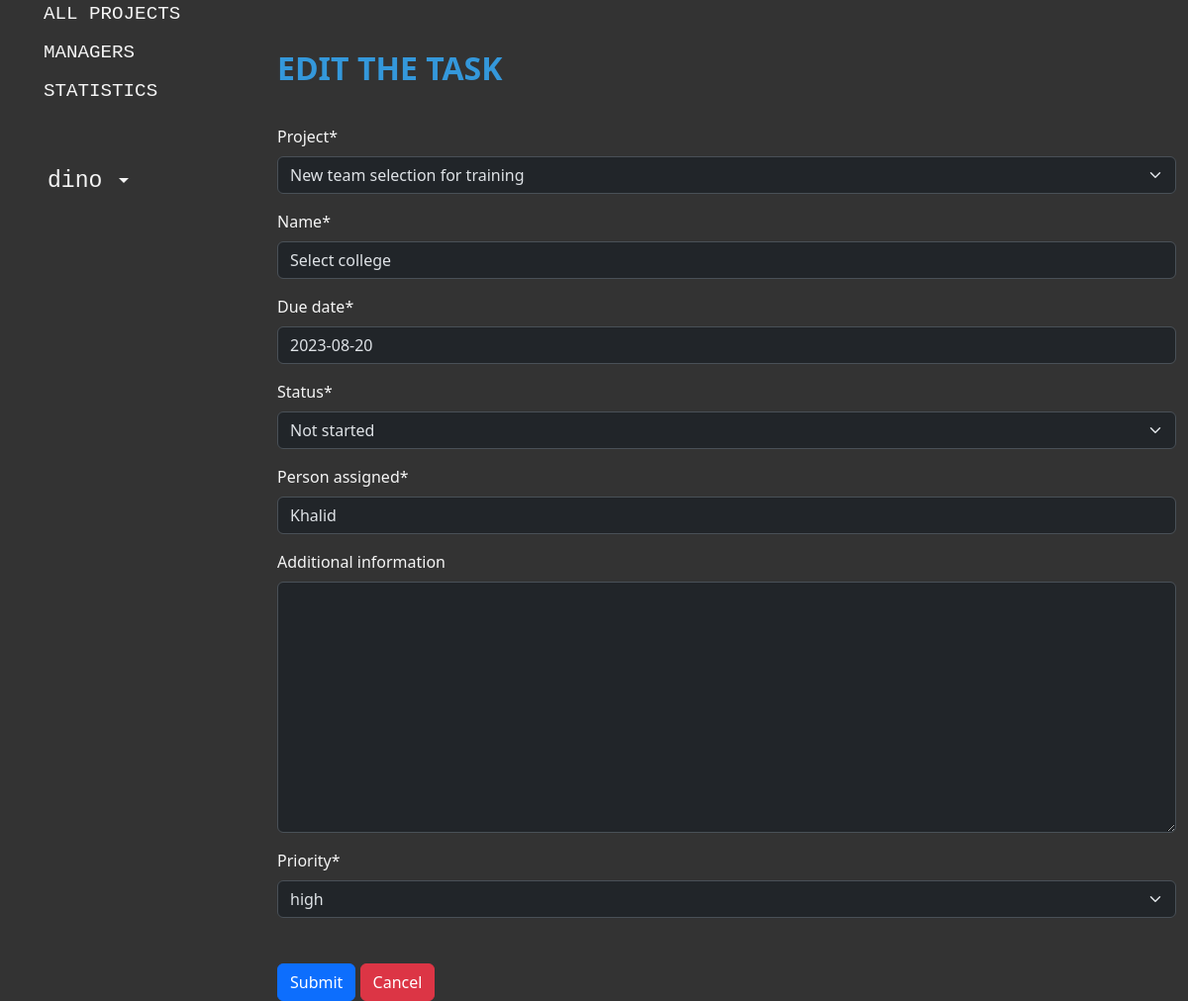
The page /project/67/tasks/67/update/ (signed in) on the database its author committed.
### projectmanagement_app/models.py (models this page shows, shortened)
class Task(models.Model):
    project = models.ForeignKey(Project, on_delete=models.CASCADE)
    name = models.CharField(max_length=100)
    due_date = models.DateField()
    TASK_STATUS = (
        ('NS', 'Not started'),
        ('IP', 'In Progress'),
        ('CO', 'Completed'),
        ('CA', 'Cancelled'),
    )
    status = models.CharField(
        max_length=2,
        choices=TASK_STATUS,
        default='NS',
    )
    person_assigned = models.CharField(max_length=100)
    additional_information = models.TextField(null=True, blank=True)
    PRIORITIES = (
        ('H', 'high'),
        ('M', 'medium'),
        ('L', 'low'),
    )
    priority = models.CharField(
        max_length=1,
        choices=PRIORITIES,
        default='M',
    )
    class Meta:
        ordering = ["due_date"]

class Project(models.Model):
    name = models.CharField(max_length=100, unique=True)
    description = models.TextField(null=True, blank=True)
    manager = models.ForeignKey(ProjectManager, on_delete=models.PROTECT, null=True)
    PROJECT_STATUS = (
        ('NS', 'Not started'),
        ('IP', 'In Progress'),
        ('CO', 'Completed'),
        ('CA', 'Cancelled'),
    )
    status = models.CharField(
        max_length=2,
        choices=PROJECT_STATUS,
        default='NS',
    )
    def __str__(self):
        return self.name

### projectmanagement_app/views.py (the view, shortened to what this page needs)
# urls.py: path("project/<int:project_id>/tasks/<int:pk>/update/", views.TaskUpdate.as_view(), name="task-update"),
class TaskUpdate(PermissionRequiredMixin, UpdateView):
    permission_required = 'projectmanagement_app.change_task'
    model = Task
    fields = [
        "project",
        "name",
        "due_date",
        "status",
        "person_assigned",
        "additional_information",
        "priority",
    ]
    def get_context_data(self, **kwargs):
        context = super().get_context_data(**kwargs)
        project_id = self.object.project_id
        context["project_id"] = project_id
        return context

### projectmanagement_app/templates/projectmanagement_app/task_form.html (shortened to what this page needs)
{% extends "base.html" %}
{% load crispy_forms_tags %}
{% block content %}
    <h4 style="padding-bottom:30px;">EDIT THE TASK</h4>
    <form method="post">
        {{ form|crispy }}
        <div style="padding-top:30px;">
            <button type="submit" class="btn btn-primary">Submit</button>
            <button class="btn btn-danger"
                    onclick="location.href='{% url "task-list" project_id %}';">Cancel</button>
        </div>
    </form>
{% endblock %}

### projectmanagement_app/templates/base.html (shortened to what this page needs)
<!DOCTYPE html>
<html lang="en" data-bs-theme="dark">
    <head>
        {% load static %}
        <link href="https://cdn.jsdelivr.net/npm/bootstrap@5.3.1/dist/css/bootstrap.min.css"
              rel="stylesheet"
>
        <link rel="stylesheet" href="{% static 'css/styles.css' %}">
    </head>
    <body>
        <div class="container-fluid" style="height: 70vw;">
            <div class="row h-100">
                <div class="col-sm-2 sidebar">
                    {% block sidebar %}
                        <div class="borderless">
                            <ul>
                                <li style="padding-bottom:10px;">
                                    <a href="{% url 'index' %}" class="text-decoration-none">ALL PROJECTS</a>
                                </li>
                                <li style="padding-bottom:10px;">
                                    <a href="{% url 'projectmanager-list' %}" class="text-decoration-none">MANAGERS</a>
                                </li>
                                <li style="padding-bottom:40px;">
                                    <a href="{% url 'statistics' %}" class="text-decoration-none">STATISTICS</a>
                                </li>
                                {% if user.is_authenticated %}
                                    <li class="dropdown">
                                        <a href="#"
                                           class="nav-link dropdown-toggle  text-truncate"
                                           id="dropdown"
                                           data-bs-toggle="dropdown"
                                           aria-expanded="false">
                                            <span class="ms-1 d-none d-sm-inline">{{ user }}</span>
                                        </a>
                                    </li>
                                {% else %}
                                    <li>
                                        <a href="{% url 'login' %}?next={{ request.path }}">Login</a>
                                    </li>
                                {% endif %}
                            </ul>
                        </div>
                    {% endblock %}
                </div>
                <div class="col-sm" style="padding-left: 80px; padding-top: 50px;">
                    <div>
                        {% block content %}{% endblock %}
                    </div>
                </div>
            </div>
        </div>
    </body>
</html>

### projectmanagement_app/static/css/styles.css (style rules this page uses)
body { background-color: #333333; }
h4 { color: #3498db; font-weight: bold; font-size: xx-large; }
ul { list-style-type: none; }
.sidebar a,.d-sm-inline, .d-sm-inline a { font-size: larger; font-family: 'Courier New', Courier, monospace; color: whitesmoke; text-decoration: none; padding-top:20px; padding-bottom: 20px ; }
label { color: whitesmoke; font-size: medium; }

### rows shown on the page
Task: project "New team selection for training", due_date "2023-08-20", status "Not started", person_assigned "Khalid", priority "high"
Project: name "Select college"

### other values the page prints
{{ user }} "dino"
